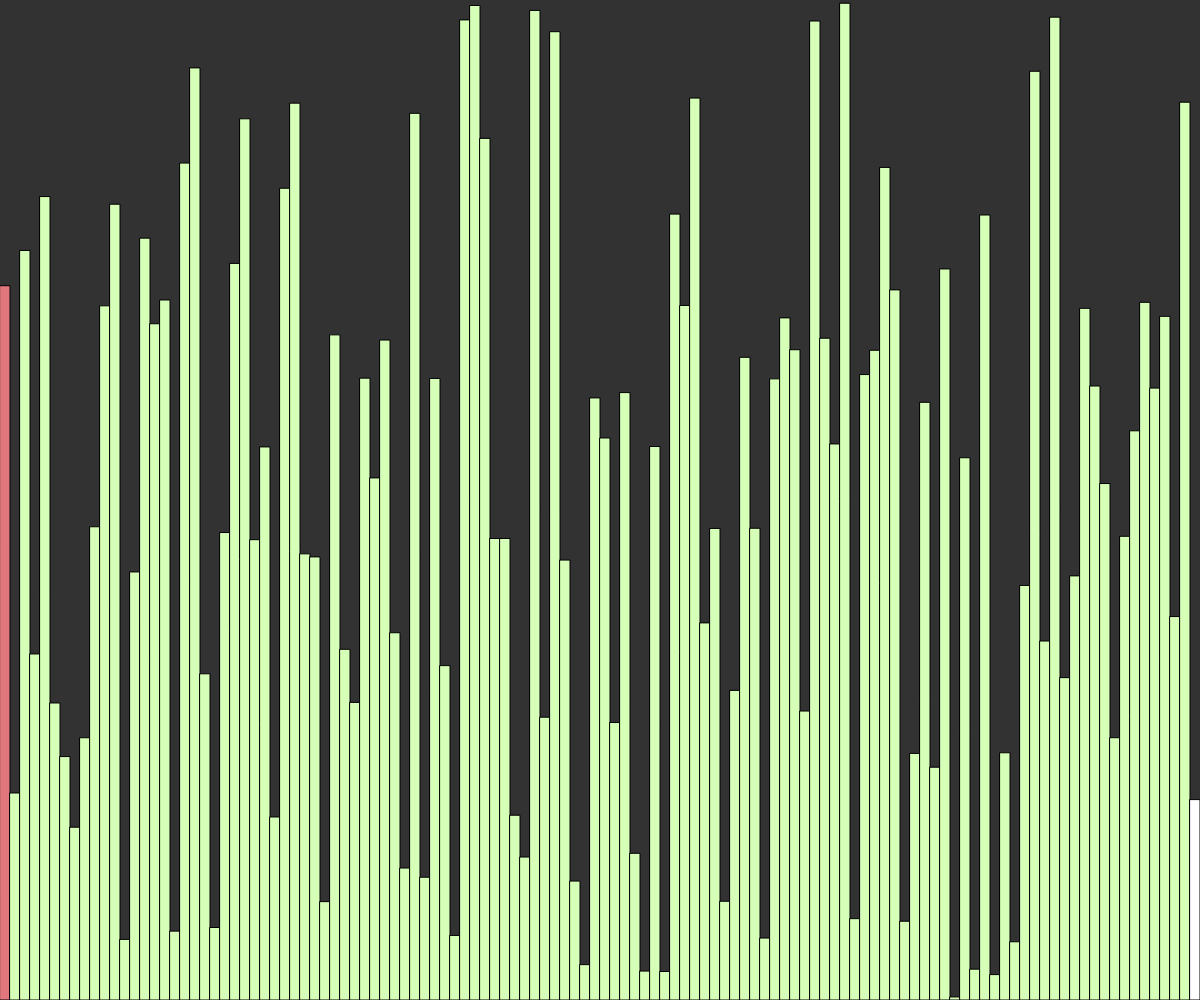
Frame 1 (no input)
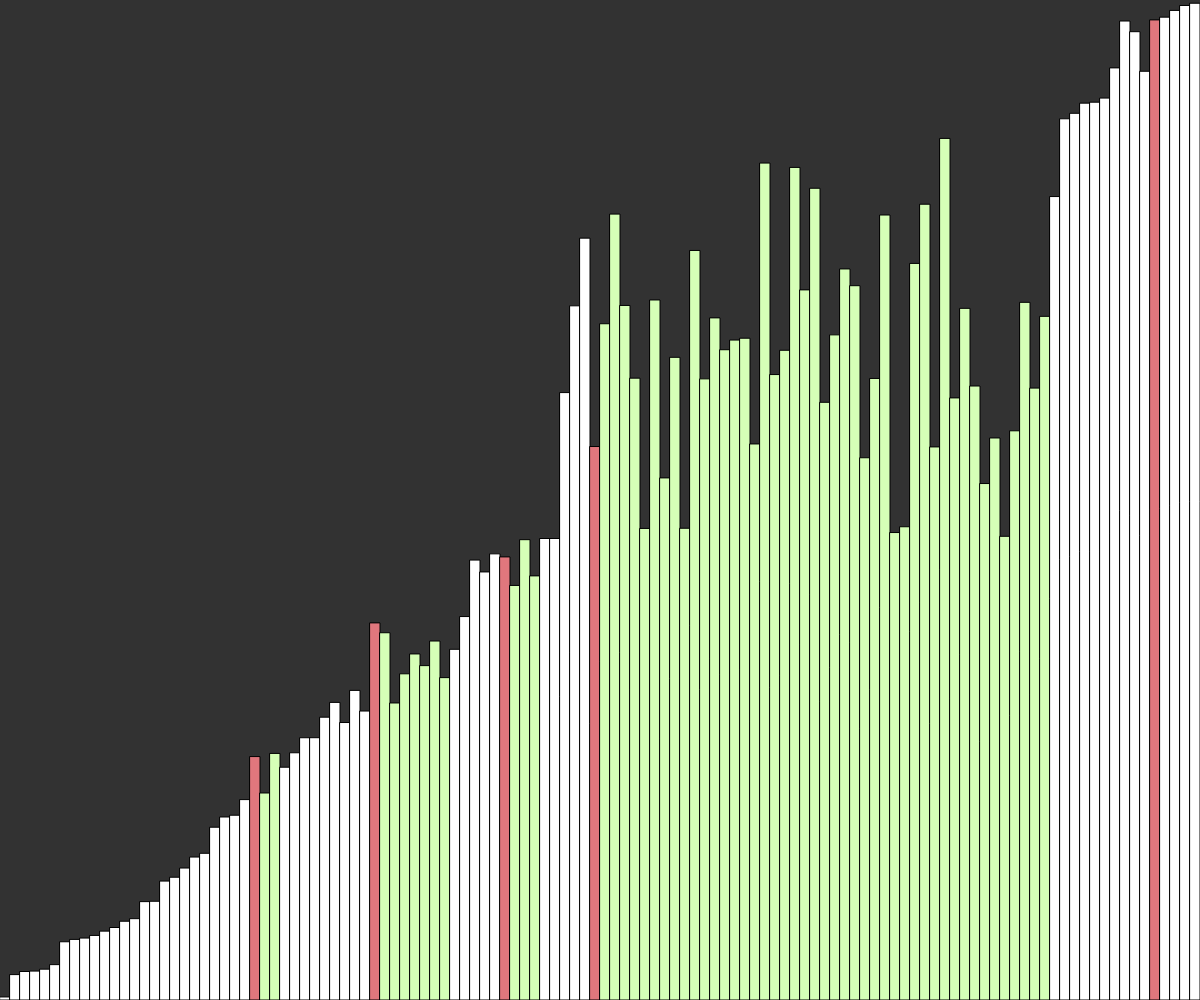
Frame 60 (no input)
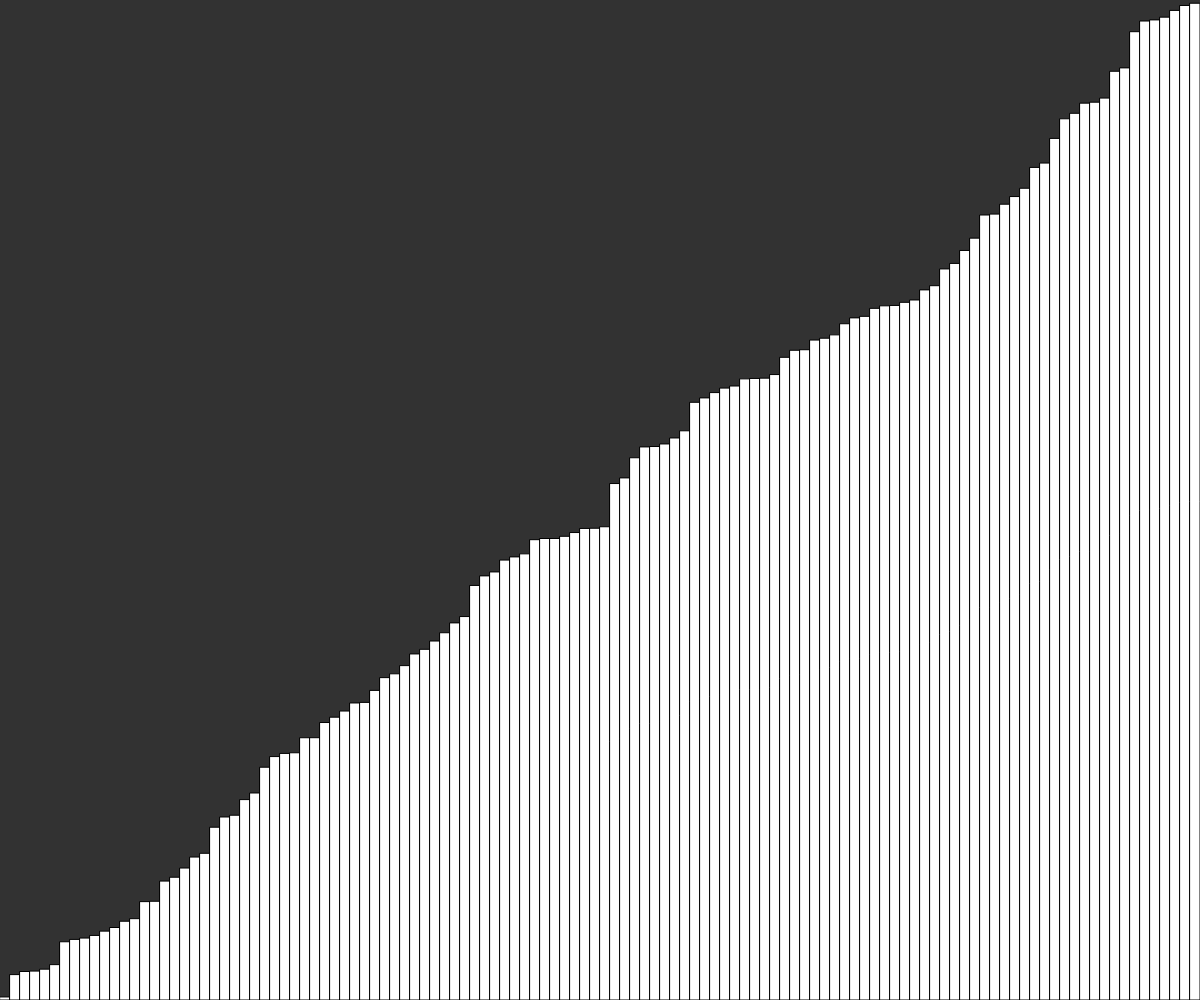
Frame 120 (the mouse pressed at the canvas centre since frame 60)

The p5.js sketch that drew these frames (run headless with seeded random() and noise() and a simulated clock; from frame 60 on, the mouse is pressed at the canvas centre):

// p5.js sketch
// ── sketch.js

let i = 0;
const w = 10;
const states = [];

function setup() {
  createCanvas(windowWidth, windowHeight);
  //create a random length array based on the width of the canvas
  values = new Array(floor(width / w));
  for (let i = 0; i < values.length; i++) {
// create random values for the array based on the height of the canvas 
    values[i] = random(height);
//the states of every single spot is going to be negative one.
    states[i] = -1;
  }
//call quicksort on the random array we created
  quickSort(values, 0, values.length - 1);
}

async function quickSort(arr, start, end) {
  if (start >= end) {
    return;
  }
  let index = await partition(arr, start, end);
//unset pivot index when it's done
  states[index] = -1;
//Do both of these simultaneously, and wait for both of them to finish.
  await Promise.all([
    quickSort(arr, start, index - 1),
    quickSort(arr, index + 1, end),
  ]);
}

async function partition(arr, start, end) {
  for (let i = start; i < end; i++) {
    states[i] = 1;
  }
  let pivotIndex = start;
  let pivotValue = arr[end];
//zero means it's a pivotIndex.
  states[pivotIndex] = 0;
  for (let i = start; i < end; i++) {
    if (arr[i] < pivotValue) {
      await swap(arr, i, pivotIndex);
//right before we move the pivot index, set it back -1
      states[pivotIndex] = -1;
      pivotIndex++;
//set the new pivot index to 0
      states[pivotIndex] = 0;
    }
  }
  await swap(arr, pivotIndex, end);
//reset it to -1
  for (let i = start; i < end; i++) {
//if I is not equal to pivotIndex, don't undo the coloring
    if (i != pivotIndex) {
      states[i] = -1;
    }
  }

  return pivotIndex;
}

function draw() {
  background(50);
  for (let i = 0; i < values.length; i++) {
    stroke(0);
    fill(255);
//Check that states of the pivot index and color it by the state
    if (states[i] === 0) {
      fill("#E0777D");
    } else if (states[i] == 1) {
      fill("#D6FFB7");
    } else {
      fill(255);
    }
    rect(i * w, height - values[i], w, values[i]);
  }
}

//the brain of the partition
async function swap(arr, a, b) {
  await sleep(10);
  let temp = arr[a];
  arr[a] = arr[b];
  arr[b] = temp;
}


//  timeout await inner function trick
async function sleep(ms) {
  return new Promise((resolve) => setTimeout(resolve, ms));
}
